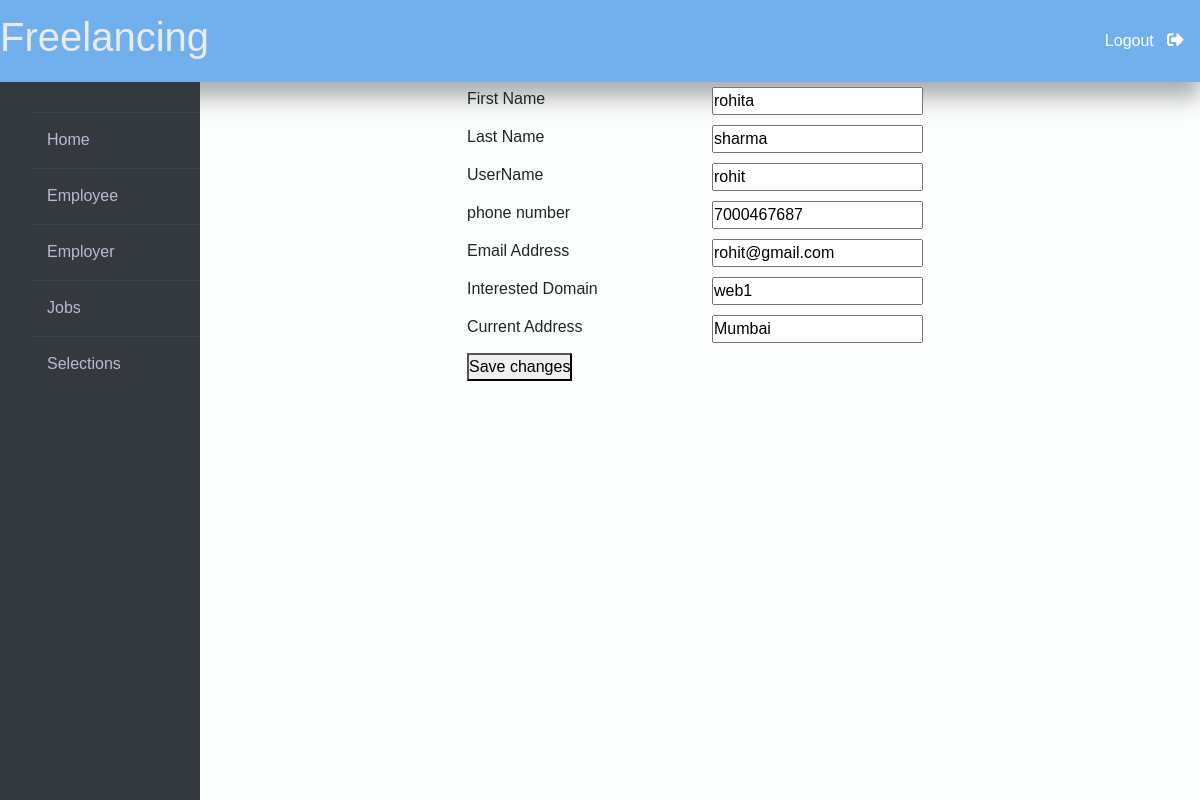
Screenshot of /edit_employee/1 with the database file from the repository.
### employee/models.py (models this page shows, shortened)
class Employee(models.Model):
    user = models.OneToOneField(User, on_delete=models.CASCADE)
    phone_number = models.CharField(max_length=15)  # Adding phone number field
    interested_domain=models.CharField(max_length=30, default='')
    city=models.CharField(max_length=50, default='')
    @property
    def email(self):
        return self.user.email

### website/views.py (the view)
# urls.py: path('edit_employee/<int:employee_id>',views.edit_employee, name="edit_employee"),
def edit_employee(request,employee_id):
    employee = get_object_or_404(Employee, pk=employee_id)
    user=get_object_or_404(User, username=employee.user)
    if request.method == 'POST':
        form = forms.EditEmployeeForm(request.POST, instance=employee)
        userform=forms.EditEmployeeUserForm(request.POST, instance=user)
        print(userform)
        if form.is_valid() and userform.is_valid():
            userform.save()
            form.save()
            return redirect('website:admin_employee')  # Redirect to a success page
    else:
        form = forms.EditEmployeeForm(instance=employee)
    employee_details=Employee.objects.get(id=employee_id)
    return render(request, 'admin_edit_employee.html',{'form':form,'employee_details':employee_details})

### website/forms.py
class EditEmployeeForm(forms.ModelForm):
    class Meta:
        model=Employee
        fields=['city','interested_domain','phone_number']

### templates/admin_edit_employee.html (shortened to what this page needs)
{% extends 'admin_base.html' %}
{% load static %}
{% block content %}
    <div class="container" style="width: 50%;">
        <form method="post" action="{% url 'website:edit_employee' employee_id=employee_details.id %}">
            <div class="row">
                <div class="col-6">
                   First Name
                </div>
                <div class="col-6">
                    <input type="text" name="first_name" value="{{employee_details.user.first_name}}">
                </div>
            </div>
            <div class="row">
                <div class="col-6">
                   Last Name
                </div>
                <div class="col-6">
                    <input type="text" name="last_name" value="{{employee_details.user.last_name}}">
                </div>
            </div>
            <div class="row">
                <div class="col-6">
                   UserName
                </div>
                <div class="col-6">
                    <input type="text" name="username" value="{{employee_details.user}}">
                </div>
            </div>
            <div class="row">
                <div class="col-6">
                   phone number
                </div>
                <div class="col-6">
                    <input type="text" name="phone_number" value="{{employee_details.phone_number}}">
                </div>
            </div>
            <div class="row">
                <div class="col-6">
                   Email Address
                </div>
                <div class="col-6">
                    <input type="text" name="email" value="{{employee_details.email}}">
                </div>
            </div>
            <div class="row">
                <div class="col-6">
                    Interested Domain
                </div>
                <div class="col-6">
                    <input type="text" name="interested_domain" value="{{employee_details.interested_domain}}">
                </div>
            </div>
            <div class="row">
                <div class="col-6">
                    Current Address
                </div>
                <div class="col-6">
                    <input type="text" name="city" value="{{employee_details.city}}">
                </div>
            </div>
            <div class="row">
                <div class="col-6">
                    <button type="submit">Save changes</button>
                </div>
                <div class="col-6">
                </div>
            </div>
        </form>
    </div>
{% endblock content %}

### templates/admin_base.html (style rules this page uses)
.row { padding: 5px; }
* { margin: 0; padding: 0; box-sizing: border-box; list-style: none; text-decoration: none; font-family: 'Josefin Sans', sans-serif; }
body { background-color: #f3f5f9; }
body { background-color: #fcfefd; }

### rows the page displays
Employee: first_name "rohita", last_name "sharma", username "rohit", phone_number "7000467687", email "rohit@gmail.com", interested_domain "web1", city "Mumbai"
